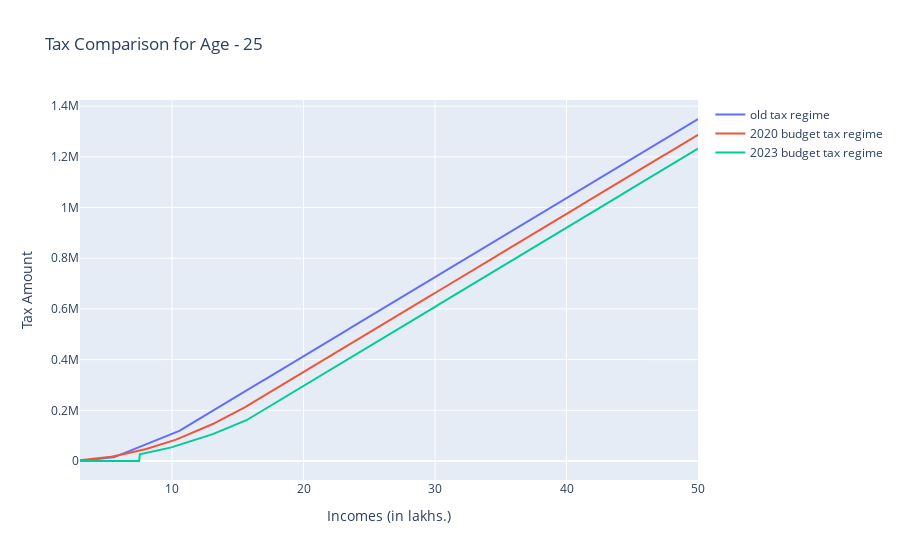
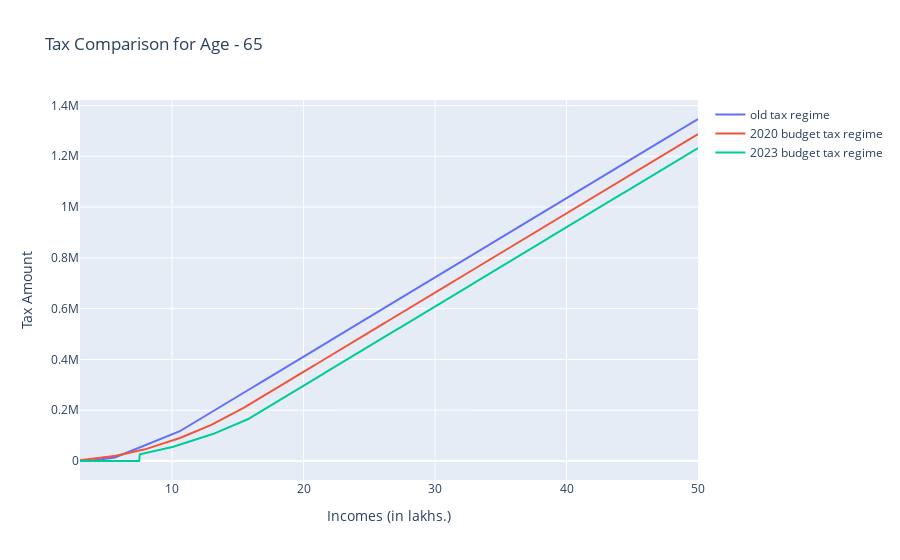
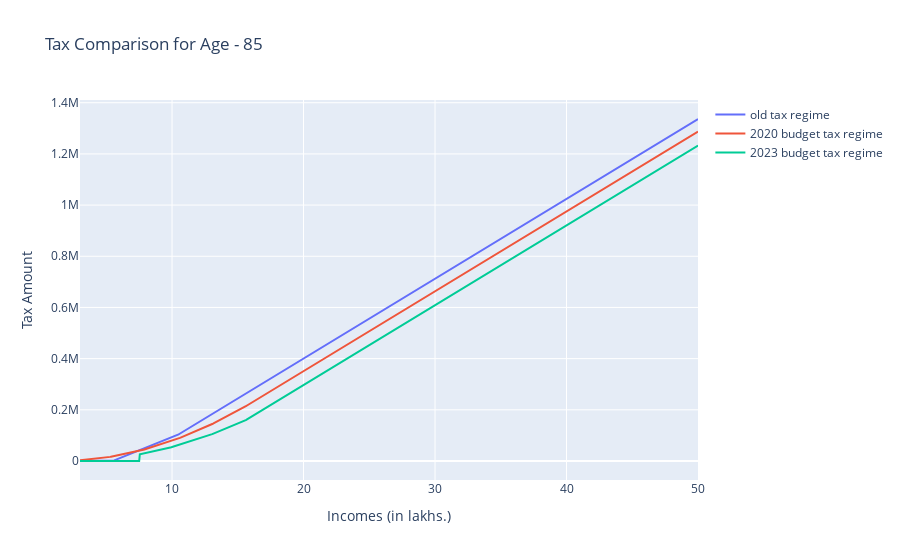

The notebook cell saved with these charts, in order:
### Markdown cell above
## Range : 0 - 50,00,000
- Amount of Tax

### Code cell
incomes = [i*(5000) for i in range(60,1001)] # income between 2,50,000 and 50,00,000

for age in [25,65,85]:

    old_tax = []
    new_tax = []
    newer_tax = []

    for i in incomes:
        old_tax.append((calculate_total_tax(i, "old", age)))
        new_tax.append((calculate_total_tax(i, "new", age)))
        newer_tax.append((calculate_total_tax(i, "newer", age)))

    # Create traces for each line
    trace1 = go.Scatter(
        x = [i/100000 for i in incomes],
        y = old_tax,
        mode='lines',
        name='old tax regime'
    )
    trace2 = go.Scatter(
        x = [i/100000 for i in incomes],
        y = new_tax,
        mode='lines',
        name='2020 budget tax regime'
    )
    trace3 = go.Scatter(
        x = [i/100000 for i in incomes],
        y = newer_tax,
        mode='lines',
        name='2023 budget tax regime'
    )

    # Combine the traces into a data list
    data = [trace1, trace2, trace3]

    # Create layout for the chart
    layout = go.Layout(
        title = f'Tax Comparison for Age - {age}',
        xaxis = dict(title='Incomes (in lakhs.)'),
        yaxis = dict(title='Tax Amount')
    )

    # Create the figure and plot the chart
    fig = go.Figure(data=data, layout=layout)
    fig.show()

### Figure 1 — Plotly figure (JSON) as saved in the notebook; plotly's stock layout.template omitted (floating-point values rounded to 4 significant figures; data arrays with more than 128 entries replaced by an {"elided": "..."} marker saying what was removed)
{"data": [{"mode": "lines", "name": "old tax regime", "type": "scatter", "x": {"elided": "941 float values"}, "y": {"elided": "941 int values"}}, {"mode": "lines", "name": "2020 budget tax regime", "type": "scatter", "x": {"elided": "941 float values"}, "y": {"elided": "941 int values"}}, {"mode": "lines", "name": "2023 budget tax regime", "type": "scatter", "x": {"elided": "941 float values"}, "y": {"elided": "941 int values"}}], "layout": {"title": {"text": "Tax Comparison for Age - 25"}, "xaxis": {"title": {"text": "Incomes (in lakhs.)"}}, "yaxis": {"title": {"text": "Tax Amount"}}}}

### Figure 2 — Plotly figure (JSON) as saved in the notebook; plotly's stock layout.template omitted (floating-point values rounded to 4 significant figures; data arrays with more than 128 entries replaced by an {"elided": "..."} marker saying what was removed)
{"data": [{"mode": "lines", "name": "old tax regime", "type": "scatter", "x": {"elided": "941 float values"}, "y": {"elided": "941 int values"}}, {"mode": "lines", "name": "2020 budget tax regime", "type": "scatter", "x": {"elided": "941 float values"}, "y": {"elided": "941 int values"}}, {"mode": "lines", "name": "2023 budget tax regime", "type": "scatter", "x": {"elided": "941 float values"}, "y": {"elided": "941 int values"}}], "layout": {"title": {"text": "Tax Comparison for Age - 65"}, "xaxis": {"title": {"text": "Incomes (in lakhs.)"}}, "yaxis": {"title": {"text": "Tax Amount"}}}}

### Figure 3 — Plotly figure (JSON) as saved in the notebook; plotly's stock layout.template omitted (floating-point values rounded to 4 significant figures; data arrays with more than 128 entries replaced by an {"elided": "..."} marker saying what was removed)
{"data": [{"mode": "lines", "name": "old tax regime", "type": "scatter", "x": {"elided": "941 float values"}, "y": {"elided": "941 int values"}}, {"mode": "lines", "name": "2020 budget tax regime", "type": "scatter", "x": {"elided": "941 float values"}, "y": {"elided": "941 int values"}}, {"mode": "lines", "name": "2023 budget tax regime", "type": "scatter", "x": {"elided": "941 float values"}, "y": {"elided": "941 int values"}}], "layout": {"title": {"text": "Tax Comparison for Age - 85"}, "xaxis": {"title": {"text": "Incomes (in lakhs.)"}}, "yaxis": {"title": {"text": "Tax Amount"}}}}
